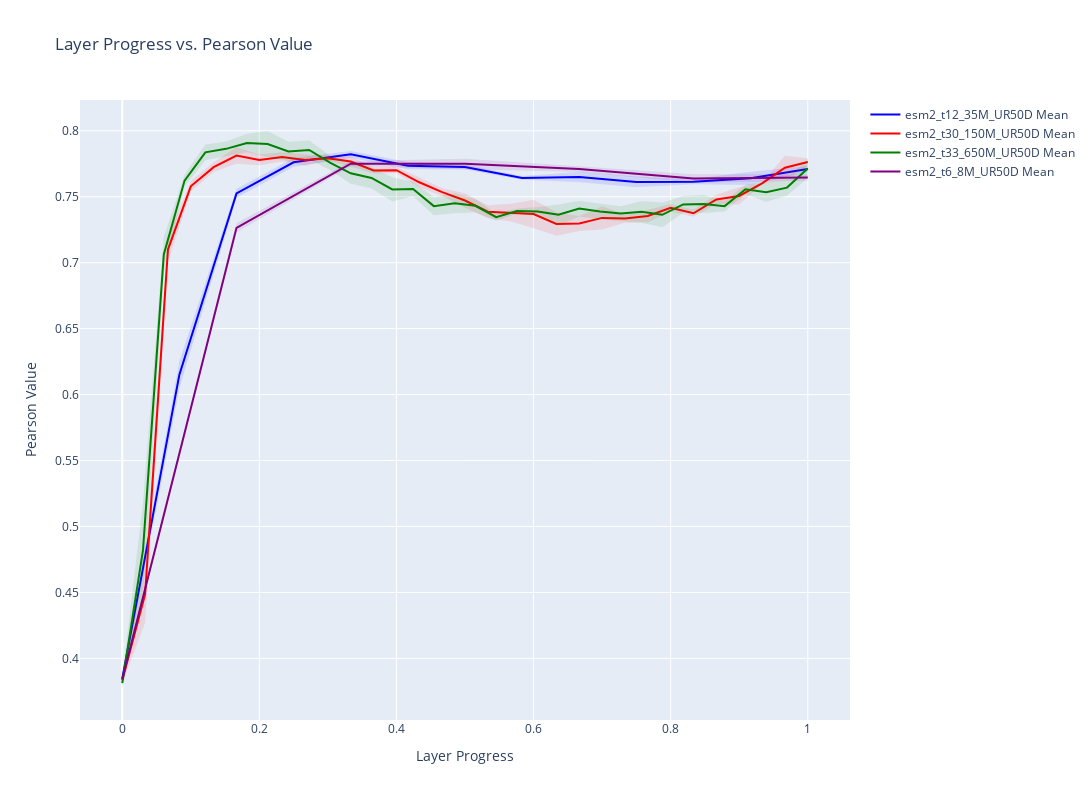

This figure's notebook cell:
### Code cell
import plotly.graph_objects as go

# Colors for different models as RGB tuples
colors = [
    (0, 0, 255),  # blue
    (255, 0, 0),  # red
    (0, 128, 0),  # green
    (128, 0, 128),  # purple
    (255, 165, 0),  # orange
    (0, 255, 255),  # cyan
    # ... add more colors if needed
]

fig = go.Figure()

for i, (name, df_i) in enumerate(df.groupby("model_name")):
    color = colors[i % len(colors)]  # Cycle through colors if there are more models than colors

    grouped = df_i.groupby("layer_prog")["val/pearson"].agg(["mean", "std"]).fillna(0)

    # Line for mean value
    fig.add_trace(
        go.Scatter(
            x=grouped.index,
            y=grouped["mean"],
            mode="lines",
            line=dict(color=f"rgb{color}"),
            name=f"{name} Mean",
        )
    )

    # Filled area for standard deviation
    fig.add_trace(
        go.Scatter(
            x=grouped.index.tolist() + grouped.index.tolist()[::-1],
            y=(grouped["mean"] - grouped["std"]).tolist() + (grouped["mean"] + grouped["std"]).tolist()[::-1],
            fill="toself",
            fillcolor=f"rgba({color[0]},{color[1]},{color[2]},0.1)",
            line=dict(color="rgba(255,255,255,0)"),
            name=f"{name} Std Dev",
            showlegend=False,
        )
    )

fig.update_layout(
    title="Layer Progress vs. Pearson Value",
    xaxis_title="Layer Progress",
    yaxis_title="Pearson Value",
    showlegend=True,
    width=1300,
    height=800,
)

fig.show()
